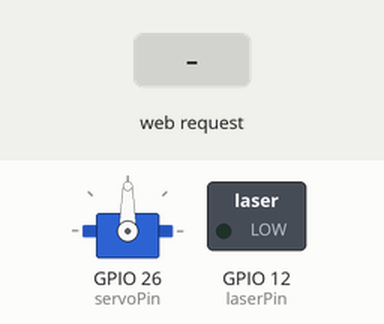
The sketch below on a simulated ESP32. On the bench: servo, switched loads named in the sketch (green lamp = pin HIGH). The test bench sets the inputs (shaded band). WiFi joins after 1.5 s; servers stay silent unless stated; what the sketch prints to the serial monitor is not drawn.

Above: at 3.2 s.
3.3 s: HTTP request GET /toggleLaser received
At 3.8 s:
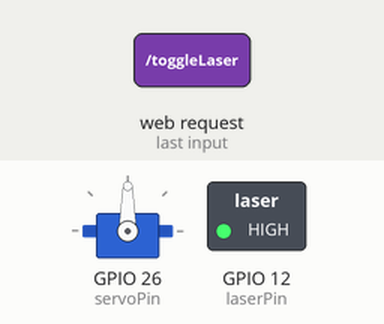
4.8 s: HTTP request GET /position?deg=1 received
At 6.0 s:
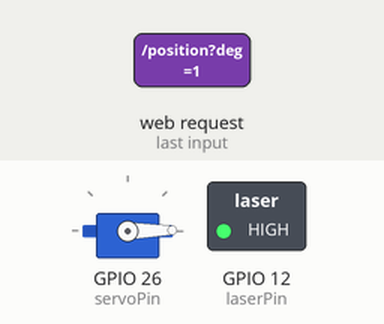
6.3 s: HTTP request GET /position?deg=120 received
At 7.3 s:
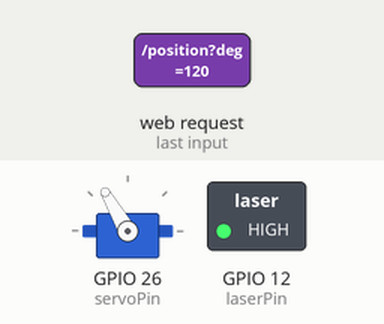
7.8 s: HTTP request GET /toggleLaser?deg=1 received
At 8.5 s:
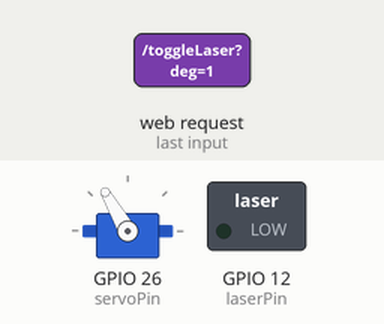
9.3 s: HTTP request GET /position?deg=0 received
At 9.6 s:
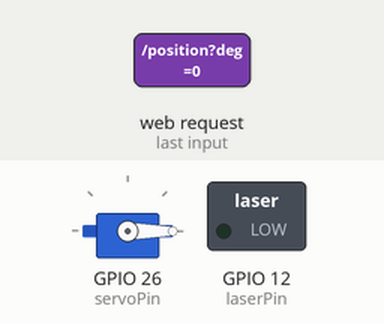
Timing chart, 0 to 11.8 s (numbered marks = the images above; inputs shaded):
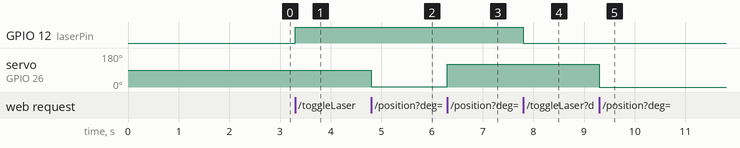

Measured:
- after the input at 3.3 s, GPIO 12 (laserPin): LOW → HIGH at once
- after the input at 4.8 s, servo on GPIO 26 (servoPin): 90° → 1° at once
- after the input at 6.3 s, servo on GPIO 26 (servoPin): 1° → 120° at once
- after the input at 7.8 s, GPIO 12 (laserPin): HIGH → LOW at once
- after the input at 9.3 s, servo on GPIO 26 (servoPin): 120° → 0° at once

The sketch:

ys.ino
```cpp
#include <WiFi.h>
#include <AsyncTCP.h>
#include <ESPAsyncWebServer.h>
#include <ESP32Servo.h>

const char *ssid = "ALUMNOS";
const char *password = "123456789";

AsyncWebServer server(80);
Servo myServo;

const int servoPin = 26;
const int laserPin = 12;

const char *html = "<!DOCTYPE html><html><head><style>body{text-align:center;}button{width:80px;height:40px;margin:10px;}</style></head><body><h1>Control de Servo y Laser</h1><button onClick='setPosition(0)'>0 Grados</button><button onClick='setPosition(90)'>90 Grados</button><button onClick='setPosition(180)'>180 Grados</button><br><br><button onClick='toggleLaser()'>Toggle Laser</button><script>function setPosition(degrees){fetch('/position?deg='+degrees);}function toggleLaser(){fetch('/toggleLaser');}</script></body></html>";

void handleRoot(AsyncWebServerRequest *request)
{
  request->send(200, "text/html", html);
}

void handlePosition(AsyncWebServerRequest *request)
{
  if (request->hasParam("deg"))
  {
    int degrees = request->getParam("deg")->value().toInt();
    myServo.write(degrees);
    request->send(200, "text/plain", "Posicionando el servo a" + String(degrees) + " grados");
  }
  else
  {
    request->send(400, "text/plain", "Parametro 'deg' faltante");
  }
}

void handleToggleLaser(AsyncWebServerRequest *request)
{
  digitalWrite(laserPin, !digitalRead(laserPin));
  request->send(200, "text/plain", "Toggle laser");
}

void setup()
{
  Serial.begin(115200);
  myServo.attach(servoPin);
  pinMode(laserPin, OUTPUT);

  WiFi.begin(ssid, password);
  while (WiFi.status() != WL_CONNECTED)
  {
    delay(1000);
    Serial.println("Connecting to WiFi.....");
  }

  Serial.println("WiFi connected.....");
  Serial.println("IP Address:");
  Serial.println(WiFi.localIP());

  server.on("/", HTTP_GET, handleRoot);
  server.on("/position", HTTP_GET, handlePosition);
  server.on("/toggleLaser", HTTP_GET, handleToggleLaser);

  server.begin();
}

void loop(){
}
```
